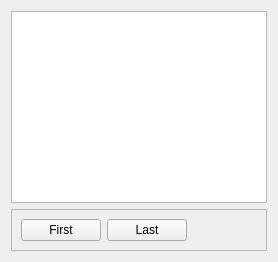
          <widget class="QWidget" name="tabPrivate">
           <attribute name="icon">
            <iconset>
             <normalon>:/res/preferences-desktop-user.png</normalon>
            </iconset>
           </attribute>
           <attribute name="title">
            <string>Private calls</string>
           </attribute>
           <layout class="QVBoxLayout" name="verticalLayout_23">
            <item>
             <widget class="QTableWidget" name="privateCallsTableWidget">
              <property name="iconSize">
               <size>
                <width>32</width>
                <height>32</height>
               </size>
              </property>
              <property name="textElideMode">
               <enum>Qt::ElideRight</enum>
              </property>
              <attribute name="horizontalHeaderMinimumSectionSize">
               <number>250</number>
              </attribute>
              <attribute name="horizontalHeaderDefaultSectionSize">
               <number>300</number>
              </attribute>
             </widget>
            </item>
            <item>
             <widget class="QFrame" name="frame_14">
              <property name="frameShape">
               <enum>QFrame::StyledPanel</enum>
              </property>
              <property name="frameShadow">
               <enum>QFrame::Raised</enum>
              </property>
              <layout class="QHBoxLayout" name="horizontalLayout_3">
               <item>
                <widget class="QPushButton" name="pushButtonPrivateFirst">
                 <property name="text">
                  <string>First</string>
                 </property>
                 <property name="icon">
                  <iconset>
                   <normalon>:/res/go-top.png</normalon>
                  </iconset>
                 </property>
                 <property name="iconSize">
                  <size>
                   <width>32</width>
                   <height>32</height>
                  </size>
                 </property>
                </widget>
               </item>
               <item>
                <widget class="QPushButton" name="pushButtonPrivateLast">
                 <property name="text">
                  <string>Last</string>
                 </property>
                 <property name="icon">
                  <iconset>
                   <normalon>:/res/go-bottom.png</normalon>
                  </iconset>
                 </property>
                 <property name="iconSize">
                  <size>
                   <width>32</width>
                   <height>32</height>
                  </size>
                 </property>
                </widget>
               </item>
               <item>
                <spacer name="horizontalSpacer_7">
                 <property name="orientation">
                  <enum>Qt::Horizontal</enum>
                 </property>
                 <property name="sizeHint" stdset="0">
                  <size>
                   <width>40</width>
                   <height>20</height>
                  </size>
                 </property>
                </spacer>
               </item>
              </layout>
             </widget>
            </item>
           </layout>
          </widget>
